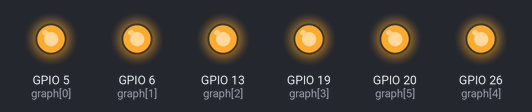
This program was run on a simulated Raspberry Pi (BCM pin numbers). Parts: output pins drawn as LEDs (lit = HIGH).

Above: at 0.5 s.
At 1.5 s:
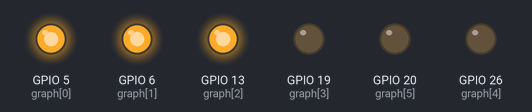
At 2.5 s:
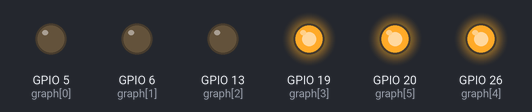
At 3.5 s:
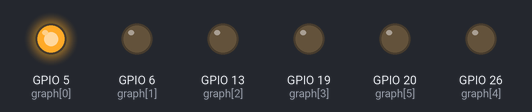
Timing chart, 0 to 6.5 s (numbered marks = the images above):
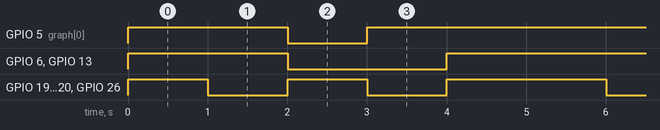

The program:

2_10LEDBarGraph.py
```python
from gpiozero import LEDBarGraph
from time import sleep

graph = LEDBarGraph(5, 6, 13, 19, 26, 20)
while True:
    graph.value = 1  # (1, 1, 1, 1, 1, 1)
    sleep(1)
    graph.value = 1/2  # (1, 1, 1, 0, 0, 0)
    sleep(1)
    graph.value = -1/2  # (0, 0, 0, 1, 1, 1)
    sleep(1)
    graph.value = 1/4  # (1, 0, 0, 0, 0, 0)
    sleep(1)
    graph.value = -1  # (1, 1, 1, 1, 1, 1)
    sleep(1)
```

Measured:
- by itself, GPIO 5 (graph[0]): repeats every 5.0 s: LOW 1.0 s, HIGH 4.0 s
- by itself, GPIO 6 (graph[1]), GPIO 13 (graph[2]): repeats every 5.0 s: LOW 2.0 s, HIGH 3.0 s
- by itself, GPIO 19 (graph[3]), GPIO 20 (graph[5]), GPIO 26 (graph[4]): repeats every 5.0 s: LOW 1.0 s, HIGH 1.0 s, LOW 1.0 s, HIGH 2.0 s
